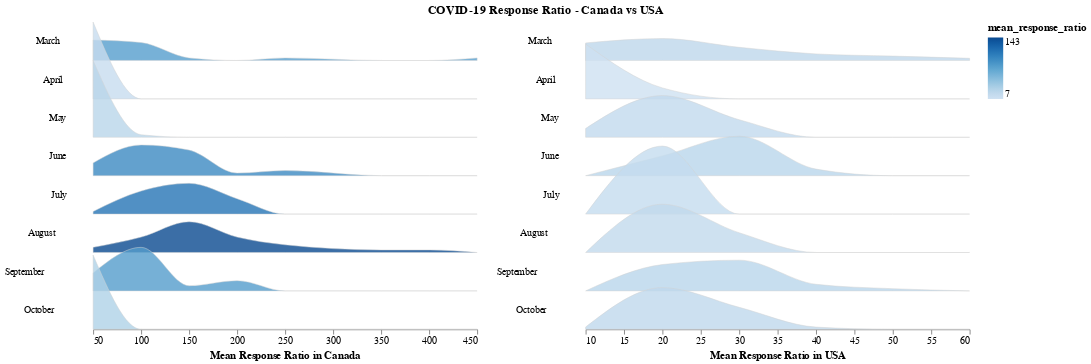

Write notebook code for a chart like this one.
### Markdown cell above
#### Observation: We can see that the response ratio for USA is higher than for Canada for most of time in our considered time-range (March - October 2020).

### Code cell
USA = covid_US_CAN.query("iso_code == 'USA' and  new_tests > 0 and date <= '2020-10-31'").reset_index(drop=True)

CAN = covid_US_CAN.query("iso_code == 'CAN' and  new_tests > 0 and date <= '2020-10-31'").reset_index(drop=True)

#removing the first date in March for the ridge plot to exclude February showing up
#to have a better comparison and aesthetic symmetry
USA = USA.query("date > '2020-03-01'")

def create_ridgeline_plot(dataset, title):
    step = 40
    overlap = 1

    ridgeline_plt = alt.Chart(dataset, height=step).transform_timeunit(
        Month='month(date)'
    ).transform_joinaggregate(
        mean_response_ratio='mean(response_ratio)', groupby=['Month']
    ).transform_bin(
        ['bin_max', 'bin_min'], 'response_ratio'
    ).transform_aggregate(
        value='count()', groupby=['Month', 'mean_response_ratio', 'bin_min', 'bin_max']
    ).transform_impute(
        impute='value',groupby=['Month', 'mean_response_ratio'], key='bin_min', value=0
    ).mark_area(
        interpolate='monotone',
        fillOpacity=0.8,
        stroke='lightgray',
        strokeWidth=0.5
    ).encode(
        alt.X('bin_min:Q', bin='binned', title=f'Mean Response Ratio in {title}'),
        alt.Y(
            'value:Q',
            scale=alt.Scale(range=[step, -step * overlap]),
            axis=None
        ),
        alt.Fill('mean_response_ratio:Q')
    ).facet(
        row=alt.Row(
            'Month:T',
            title=None,
            header=alt.Header(labelAngle=0, labelAlign='right', format='%B')
        )
    ).properties(
        title='',
        bounds='flush'
    )
    
    return ridgeline_plt

alt.hconcat(create_ridgeline_plot(CAN, "Canada"), create_ridgeline_plot(USA, "USA"), title="COVID-19 Response Ratio - Canada vs USA").configure_facet(
    spacing=0
).configure_view(
    stroke=None
).configure_title(
    anchor='middle'
)

### Figure 1 — Vega-Lite specification as saved in the notebook (floating-point values rounded to 4 significant figures; data arrays with more than 128 entries replaced by an {"elided": "..."} marker saying what was removed)
{"config": {"view": {"continuousWidth": 400, "continuousHeight": 300, "stroke": null}, "facet": {"spacing": 0}, "title": {"anchor": "middle"}}, "hconcat": [{"data": {"name": "data-b2ed2b7eeaadac6d6a4842a4bf1fdaf5"}, "facet": {"row": {"type": "temporal", "field": "Month", "header": {"format": "%B", "labelAlign": "right", "labelAngle": 0}, "title": null}}, "spec": {"mark": {"type": "area", "fillOpacity": 0.8, "interpolate": "monotone", "stroke": "lightgray", "strokeWidth": 0.5}, "encoding": {"fill": {"type": "quantitative", "field": "mean_response_ratio"}, "x": {"type": "quantitative", "bin": "binned", "field": "bin_min", "title": "Mean Response Ratio in Canada"}, "y": {"type": "quantitative", "axis": null, "field": "value", "scale": {"range": [40, -40]}}}, "height": 40, "transform": [{"field": "date", "timeUnit": "month", "as": "Month"}, {"joinaggregate": [{"op": "mean", "field": "response_ratio", "as": "mean_response_ratio"}], "groupby": ["Month"]}, {"bin": true, "field": "response_ratio", "as": ["bin_max", "bin_min"]}, {"aggregate": [{"op": "count", "as": "value"}], "groupby": ["Month", "mean_response_ratio", "bin_min", "bin_max"]}, {"impute": "value", "key": "bin_min", "groupby": ["Month", "mean_response_ratio"], "value": 0}]}, "bounds": "flush", "title": ""}, {"data": {"name": "data-2d327ffb99a2f8f45cbb29937340530a"}, "facet": {"row": {"type": "temporal", "field": "Month", "header": {"format": "%B", "labelAlign": "right", "labelAngle": 0}, "title": null}}, "spec": {"mark": {"type": "area", "fillOpacity": 0.8, "interpolate": "monotone", "stroke": "lightgray", "strokeWidth": 0.5}, "encoding": {"fill": {"type": "quantitative", "field": "mean_response_ratio"}, "x": {"type": "quantitative", "bin": "binned", "field": "bin_min", "title": "Mean Response Ratio in USA"}, "y": {"type": "quantitative", "axis": null, "field": "value", "scale": {"range": [40, -40]}}}, "height": 40, "transform": [{"field": "date", "timeUnit": "month", "as": "Month"}, {"joinaggregate": [{"op": "mean", "field": "response_ratio", "as": "mean_response_ratio"}], "groupby": ["Month"]}, {"bin": true, "field": "response_ratio", "as": ["bin_max", "bin_min"]}, {"aggregate": [{"op": "count", "as": "value"}], "groupby": ["Month", "mean_response_ratio", "bin_min", "bin_max"]}, {"impute": "value", "key": "bin_min", "groupby": ["Month", "mean_response_ratio"], "value": 0}]}, "bounds": "flush", "title": ""}], "title": "COVID-19 Response Ratio - Canada vs USA", "$schema": "https://vega.github.io/schema/vega-lite/v4.8.1.json", "datasets": {"data-b2ed2b7eeaadac6d6a4842a4bf1fdaf5": {"elided": "227 records"}, "data-2d327ffb99a2f8f45cbb29937340530a": {"elided": "244 records"}}}
